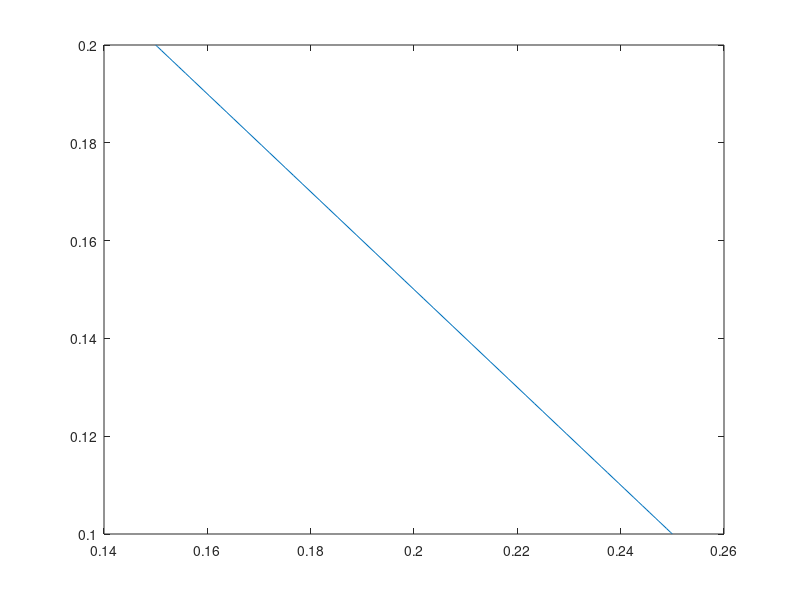
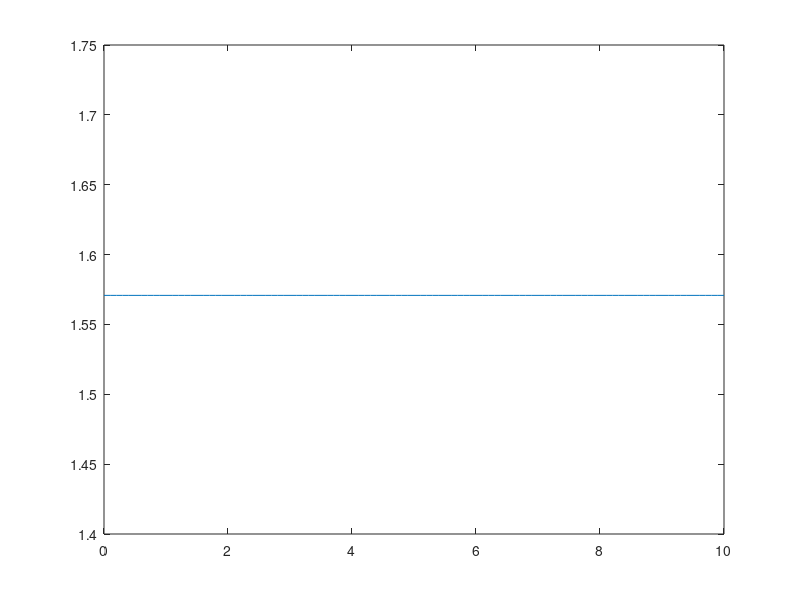
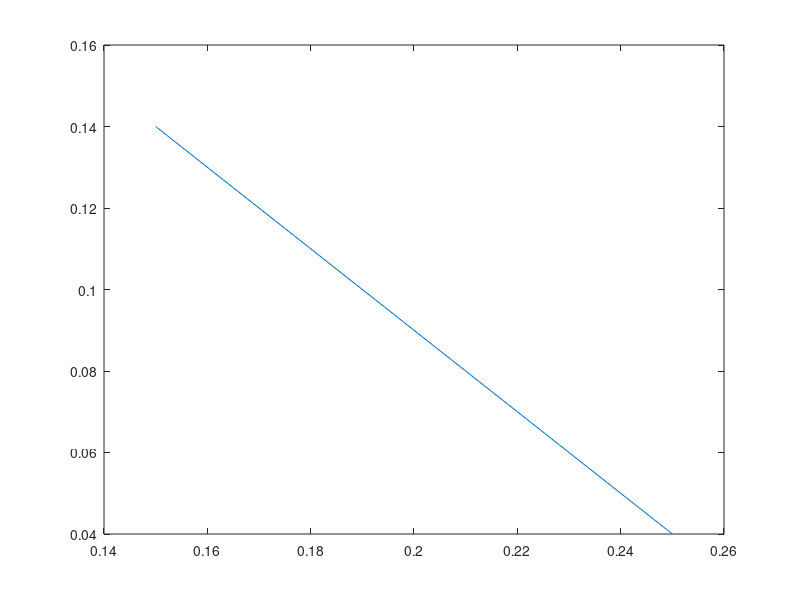

MATLAB code to generate these figures, in order:
%Planeación de la tarea

%Posición y orientación inical

xp_inicial = 0.25;  %m
yp_inicial = 0.1;  %m
thetap_inicial = pi/2; %rad

%Posición y orientación final
xp_final = 0.15;  %m
yp_final = 0.20;  %m
thetap_final = pi/2; %rad

%%Parametro
L3 = 0.06;  %m

%Trayectoria

t_total = 10; %s
t_muestreo = 0.1; %s
t_sim = 0:t_muestreo:t_total; %arreglo del tiempo

%Puntos de la trayectoria
xp = xp_inicial+((10/t_total^3)*t_sim.^3-(15/t_total^4)*t_sim.^4+(6/t_total^5)*t_sim.^5)*(xp_final-xp_inicial);
yp = yp_inicial+((10/t_total^3)*t_sim.^3-(15/t_total^4)*t_sim.^4+(6/t_total^5)*t_sim.^5)*(yp_final-yp_inicial);
thetap = thetap_inicial+((10/t_total^3)*t_sim.^3-(15/t_total^4)*t_sim.^4+(6/t_total^5)*t_sim.^5)*(thetap_final-thetap_inicial);

plot(xp,yp)

figure
plot(t_sim,thetap)


%%%%%Cálculo de las xy del sistema 3

x3 = xp-L3*cos(thetap);
y3 = yp-L3*sin(thetap);

figure
plot(x3,y3)

%%%%Generación de la señal de tarea
%Parámetros del tiempo
t_total = 10; %s
t_muestreo = 0.1; %s
t_sim = 0:t_muestreo:t_total; %arreglo del tiempo

t = transpose(t_sim);

%Señales

xp_t = transpose(xp);
yp_t = transpose(yp);
thetap_t = transpose(thetap);

signal_xp = [t xp_t];
signal_yp = [t yp_t];
signal_thetap = [t thetap_t];

x3_t = transpose(x3);
y3_t = transpose(y3);

signal_x3 = [t x3_t];
signal_y3 = [t y3_t];

%Fin del programa



